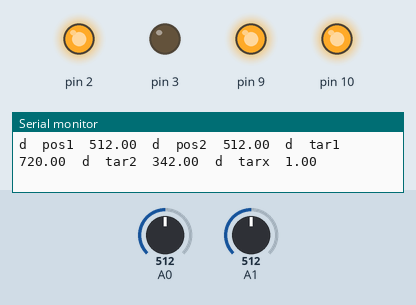
The sketch below on a simulated Arduino Uno, built with avr-gcc and run on an emulated ATmega328P. Parts: output pins drawn as LEDs (lit = HIGH), the last lines printed to the serial monitor. The inputs (shaded band) are chosen by the test bench; at power-on: A1 = 512, A0 = 512.

Above: at 1.2 s.
1.3 s: A1 set to 667
2.8 s: A1 set to 698
At 3.7 s:
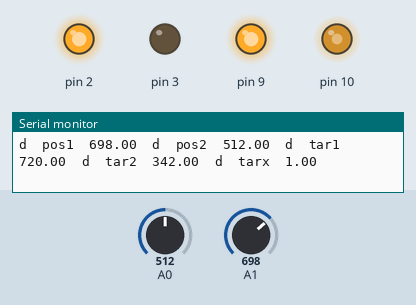
4.3 s: A0 set to 396
5.8 s: A0 set to 370
At 7.0 s:
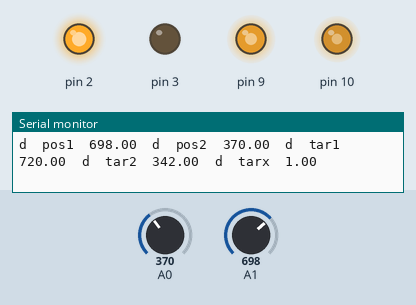
7.3 s: A0 set to 10
At 8.3 s:
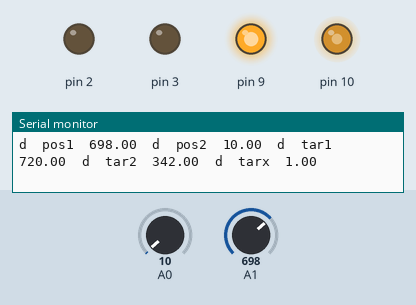
8.8 s: A1 set to 245
At 9.3 s:
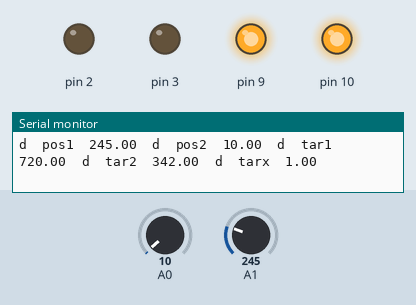
Timing chart, 0 to 11.3 s (numbered marks = the images above; inputs shaded):
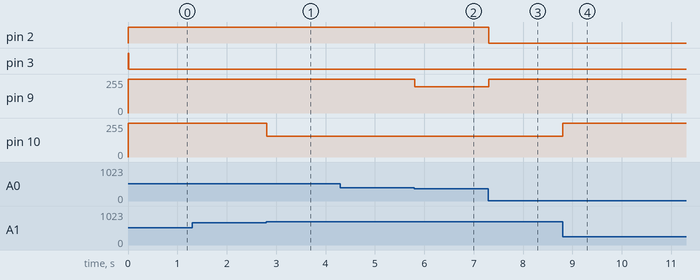

Measured:
- the behaviour switches between 683 and 684 on A1 (found by bisection; images 0 and 1)
- the behaviour switches between 379 and 378 on A0 (found by bisection; images 1 and 2)
- after the input at 2.8 s, pin 10: 255/255 → 154/255 at once
- after the input at 5.8 s, pin 9: 255/255 → 196/255 at once
- after the input at 7.3 s, pin 2: HIGH → LOW at once; pin 9: 196/255 → 255/255 at once
- after the input at 8.8 s, pin 10: 154/255 → 255/255 at once

The sketch:

Plotter-Controller.ino
```cpp
#include "Globals.h"
#include "ServoMotor.h"
#include "vec2.h"
#include "Arm.h"


ServoMotor servos[2];
Arm arm1(vec2(2.2265, 0), vec2(8, 8), true);
Arm arm2(vec2(-2.2265, 0), vec2(8, 8), false);

float speed = 4;
int delayT = 3;
float threshold = 0.05;

vec2 targetPos(0, 10);
vec2 curPos(0, 14);
vec2 difVec(0, 0);
float difLength = 0;
vec2 speedVec(0, 0);
int programState[10];
bool reached = false;
bool finishedPlotting = true;

unsigned long prevTime = -1;
unsigned long curTime = 0;
float deltaTime = 0;

void setup() {
  Serial.begin(115200);
  servos[1].init(9, A0, 2, 58, 940);
  servos[0].init(10, A1, 3, 130, 980);

  // servos[0].setAngle(90);
  // servos[1].setAngle(90);
}

void loop() {
  curTime = millis();
  deltaTime = curTime - prevTime;
  delay(delayT);

  difVec = targetPos - curPos;
  difLength = difVec.getLength();
  if(!finishedPlotting){
    if(difLength > threshold){
      reached = true;
      for(ServoMotor& s: servos){
        if(!s.reached){
          reached = false;
          break;
        }
      }
      if(true){
        speedVec = difVec * (speed / difLength * deltaTime / 1000);
        if(speedVec.getLength() > difLength){
          curPos = targetPos;
        }else{
          curPos = curPos + speedVec;
        }
      }
      servos[1].setAngle(180-arm2.calcAngle(curPos + vec2(0.352, 1)));
      servos[0].setAngle(180-arm1.calcAngle(curPos + vec2(0.352, 1)));
      Serial.print("m\t");
      Serial.print(curPos.x);
      Serial.print('\t');
      Serial.print(curPos.y);
      Serial.print('\t');

    }else{
      finishedPlotting = true;
      Serial.print("r\t");
    }
  }
  if(difLength > threshold) finishedPlotting = false;

  for(ServoMotor& s: servos){
      s.updateInfo(deltaTime);
      s.update(deltaTime);
  }
  sendData("pos1", servos[0].pos[0]);
  sendData("pos2", servos[1].pos[0]);
  sendData("tar1", servos[0].refPos);
  sendData("tar2", servos[1].refPos);
  sendData("tarx", finishedPlotting);
  Serial.print("\n");
  prevTime = curTime;
}

char inChar;
String inStr;
int serialState[10];
float floatBuffer[10];

void executeConfig(int command){
  switch (command){
    case 0:
      propGain = floatBuffer[0];
      derivGain = floatBuffer[1];
      integGain = floatBuffer[2];
      offset = floatBuffer[3];
      velSmooth = floatBuffer[4];
      break;
    case 1:
      speed = floatBuffer[0];
      delayT = (int)floatBuffer[1];
      break;
    default:
      break;
  }
}

void parseSerial(String str){
  switch (serialState[0]) {
    case 0:
      if(str.equals("c")){
        serialState[1] = 0;
        serialState[0] = 1;
      }else if(str.equals("M")){
        serialState[0] = 2;
        serialState[1] = 0;
      }
      break;
    case 1:
      switch (serialState[1]){
        case 0:
          serialState[2] = str.toInt();
          serialState[1] = 1;
          serialState[3] = 0;
          break;
        case 1:
          if(str.equals("end")){
            serialState[0] = 0;
            executeConfig(serialState[2]);
            break;
          }else{
            floatBuffer[serialState[3]] = str.toFloat();
            serialState[3]++;
          }
          break;
        default:
          break;
      }
      break;
    case 2:
      floatBuffer[serialState[1]] = str.toFloat();
      serialState[1]++;
      if(serialState[1] == 2){
        targetPos.x = floatBuffer[0];
        targetPos.y = floatBuffer[1];
        finishedPlotting = false;
        serialState[0] = 0;
      }
      break;
    default:
      break;
  }
}

void serialEvent() {
  while (Serial.available()) {
    inChar = (char)Serial.read();
    if(inChar == '\n'){
      if(inStr.length() != 0){
        parseSerial(inStr);
      }
      inStr = "";
    }else{
      inStr += inChar;
    }
  }
}
```

Arm.cpp
```cpp
#include "Arm.h"

double Arm::calcAngle(vec2 pos){
  vec2 dist = pos - this->worldPos;
  float z = hypot(dist[0], dist[1]);
  float a1 = atan(dist[1] / dist[0]);
  float a2 = acos((square(this->segLengths[0]) - square(this->segLengths[1]) + square(z)) / (2 * this->segLengths[0] * z));
  if (a1 < 0) a1 += PI;
  if (this->reversed) a2 *= -1;

  return degrees(a1 + a2);
}
Arm::Arm(vec2 pos, vec2 length, bool rev){
  this->reversed = rev;
  this->segLengths = length;
  this->worldPos = pos;
}
```

Arm.h
```cpp
#include "vec2.h"
#include "Arduino.h"

#ifndef Arm_H
#define Arm_H
struct Arm{
  vec2 worldPos = vec2(0, 0);
  vec2 segLengths = vec2(0, 0);
  bool reversed = false;
  Arm(vec2 pos, vec2 length, bool rev);

  double calcAngle(vec2 pos);
};
#endif
```

Globals.cpp
```cpp
#include "Globals.h"
float propGain = 7;
float derivGain = 300;
float integGain = 0;
float offset = 0;
float velSmooth = 0;
float aidThreshold = 0.025;

void sendData(String label, float value){
  Serial.print("d");
  Serial.print('\t');
  Serial.print(label);
  Serial.print('\t');
  Serial.print(value);
  Serial.print('\t');
}
void logToSerial(String str){
  Serial.print("l");
  Serial.print('\t');
  Serial.print(str);
  Serial.print('\t');
}
void logToSerial(int str){
  Serial.print("l");
  Serial.print('\t');
  Serial.print(str);
  Serial.print('\t');
}
```

Globals.h
```cpp
#include "Arduino.h"
#ifndef extern
#define GLOBALS
extern float propGain;
extern float derivGain;
extern float integGain;
extern float offset;
extern float velSmooth;
extern float aidThreshold;
extern void sendData(String label, float value);
extern void logToSerial(String str);
extern void logToSerial(int str);
#endif
```

ServoMotor.cpp
```cpp
#include "Arduino.h"
#include "ServoMotor.h"
#include "Globals.h"

void ServoMotor::init(int pwmPin, int posPin, int dirPin, float analogStart, float analogEnd){
  this->dirPin = dirPin;
  this->pwmPin = pwmPin;
  this->posPin = posPin;

  pinMode(posPin, INPUT);
  pinMode(dirPin, OUTPUT);

  this->pos[0] = 0;
  this->refPos = 0;
  this->vel[0] = 0;

  this->sig = 0;
  this->integral = 0;
  this->dif = 0;

  this->analogEnd = analogEnd;
  this->analogStart = analogStart;
}
void ServoMotor::updateInfo(unsigned long deltaTime){
  this->pos[2] = this->pos[1];
  this->pos[1] = this->pos[0];
  this->pos[0] = analogRead(this->posPin);


  this->vel[2] = this->vel[1];
  this->vel[1] = this->vel[0];
  if(deltaTime != 0){
    this->vel[0] = (this->pos[0] - this->pos[1]) / float(deltaTime);
    this->vel[0] = this->vel[1] * (velSmooth) + (1-velSmooth) * this->vel[0];
  }
}
void ServoMotor::update(unsigned long deltaTime){
  this->dif = this->refPos - this->pos[0];
  this->unsDif = abs(this->dif);

  if (5 < this->unsDif && this->unsDif < 20){
    this->integral += deltaTime * this->dif;
  }else{
    this->integral = 0;
  }

  this->sig = (this->dif) * propGain - this->vel[0] * derivGain + this->integral * integGain;

  if(this->sig < 0) digitalWrite(this->dirPin, 1);
  else digitalWrite(this->dirPin, 0);
  analogWrite(this->pwmPin, min(255, int(abs(this->vel[0]) < 0.025) * offset + abs(this->sig)));

  if(dif <= 3) this->reached = true;
  else reached = false;
}
void ServoMotor::setAnalog(float analog){
  this->refPos = analog;
}
void ServoMotor::setAngle(float angle){
  this->refPos = map(angle, 0, 180, this->analogStart, this->analogEnd);
}
```

ServoMotor.h
```cpp
#include "Arduino.h"
#ifndef ServoMotor_H
#define ServoMotor_H
class ServoMotor{
public:
  float analogStart = 0;
  float analogEnd = 0;
  float pos[3] = {0, 0, 0};
  float refPos = 0;
  float vel[3] = {0, 0, 0};

  float sig;
  float integral;
  float dif;
  float unsDif;

  int dirPin;
  int posPin;
  int pwmPin;

  bool reached = false;

  void init(int pwmPin, int posPin, int dirPin, float analogStart, float analogEnd);
  void updateInfo(unsigned long deltaTime);
  void update(unsigned long deltaTime);
  void setAngle(float angle);
  void setAnalog(float analog);
};
#endif
```

vec2.h
```cpp
#include "Arduino.h"
#ifndef VEC2_H
#define VEC2_H
struct vec2{
  double x;
  double y;
  vec2(double w, double z){
    this->x = w;
    this->y = z;
  }
  double operator[](int i){
    if(i == 0){
      return this->x;
    }else if( i == 1){
      return this->y;
    }
  }
  double getLength(){
    return hypot(this->x, this->y);
  }
  vec2 operator+(vec2 vec){
    return vec2(this->x + vec.x, this->y + vec.y);
  }
  vec2 operator-(vec2 vec){
    return vec2(this->x - vec.x, this->y - vec.y);
  }
  vec2 operator*(double f){
    return vec2(this->x * f, this->y * f);
  }
};
#endif
```
